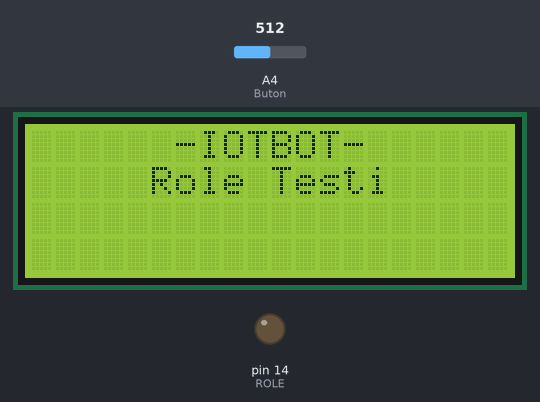
Bench run of a sketch on a simulated Arduino Uno, built with avr-gcc and run on an emulated ATmega328P. Shown: 20×4 character LCD, output pins drawn as LEDs (lit = HIGH). The test bench sets the inputs (shaded band); at power-on: A4 (Buton) = 512. What the sketch prints to the serial monitor is not drawn.

Above: at 3.2 s.
At 5.3 s:
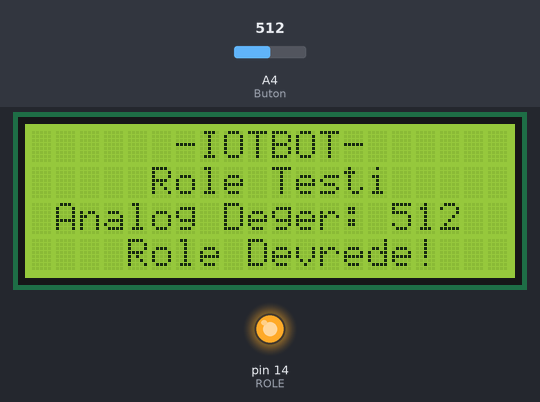
5.4 s: A4 (Buton) set to 488
At 6.2 s:
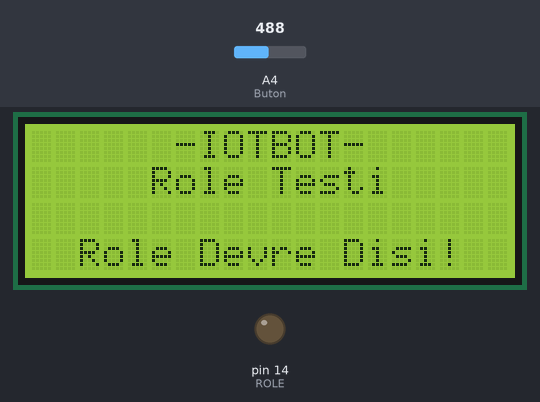
8.4 s: A4 (Buton) set to 510
At 8.9 s:
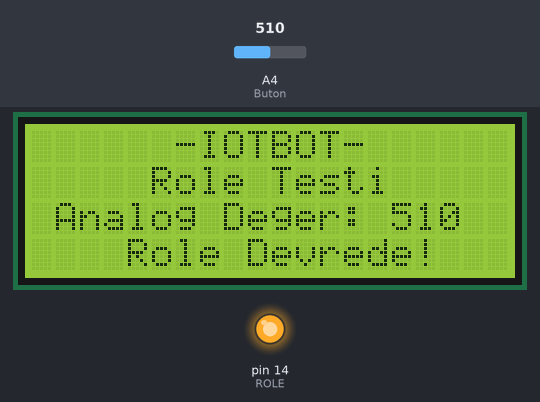
9.9 s: A4 (Buton) set to 716
At 11.2 s:
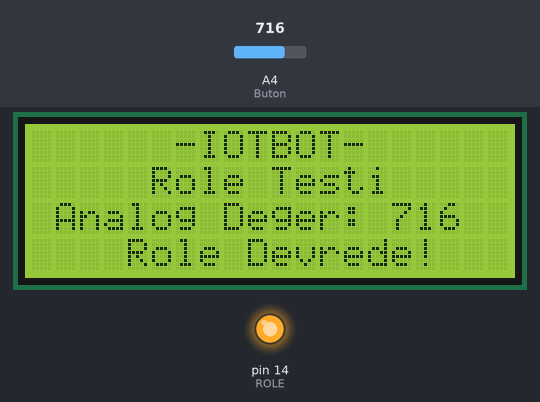
Timing chart, 0 to 12.9 s (numbered marks = the images above; inputs shaded):
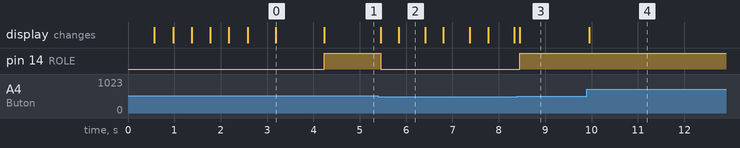

Measured:
- the behaviour switches between 501 and 500 on A4 (Buton) (found by bisection; images 1 and 2)
- after the input at 5.4 s, pin 14 (ROLE): HIGH → LOW after 0.05 s; the display: first changes after 0.05 s (image 2 shows a later state)
- after the input at 8.4 s, pin 14 (ROLE): LOW → HIGH after 0.05 s; the display: changes after 0.05 s (image 3)
- after the input at 9.9 s, the display: changes after 0.05 s (image 4)
- what the display in image 0 shows lasts 1.0 s, from 3.2 s to 4.2 s
- what the display in image 2 shows lasts 0.6 s, from 5.8 s to 6.4 s

The sketch:

IoT_BOT_Role.ino
```cpp
/*
                                       ///////////////////////////////////////////////////////
                                       /////////   IoT BOT Test Yazılımları Serisi   /////////
                                       ///////////////////////////////////////////////////////
                                                  RÖLE (Kontrol Edilebilir Anahtar)
*/

//---------------------------------------                HADİ KODLAYALIM...           ------------------------------------------------------

//---------------------------------------   // İLK TANIMLAMALAR VE KÜTÜPHANE EKLEME   ------------------------------------------------------

int ROLE = 14;                                        // Röle'nin bağlı olduğu pini 14. pin olarak tanımladık.
int Buton  = 04;                                      // B1 ve B2 butonlarının bağlı olduğu pini tanımladık. (Analog - Pull DOWN)
int ButonDurum;                                       // 1. Butondan okunan değerleri integer(tam sayı) değer atadık.

int i = 0;                                            // Gidip gelen yazının animasyonu için oluşturulan değişken.

#include <Wire.h>                                     // I2C iletişim protokolünü kullanabilmek için gerekli kütüphaneyi ekliyoruz.
#include <LiquidCrystal_I2C.h>                        // LCD ekran için gerekli olan kütüphaneyi ekliyoruz.
LiquidCrystal_I2C lcd(0x27, 20, 4);                   // LCD ekranımızın özelliklerini giriyoruz.

//---------------------------------------   // SADECE İLK AÇILIŞTA BİR KERE ÇALIŞACAK KISIM   ---------------------------------------------

void setup()
{
  Serial.begin(115200);                               // Seri haberleşmeyi "115200" bandında başlattık.
  lcd.init();                                         // LCD ekranı başlatma komutu gönderiyoruz.
  lcd.backlight();                                    // LCD ekranın arka plan aydınlatma ışığını açıyoruz.

  giris_animasyon();

  Serial.println("     IoT BOT    ");                 // Seri ekrana bilgilendirme mesajı gönderdik.
  Serial.println("Röle Testi...");

  pinMode(ROLE,  OUTPUT);                             // Röle'yi sonuç verdiği için çıkış olarak belirledik.
  pinMode(Buton,  INPUT);                             // Buton1'i veri aldığı için giriş olarak belirledik.
}

//---------------------------------------   // SÜREKLİ ÇALIŞACAK DÖNGÜ İÇİNDEKİ KISIM   ---------------------------------------------------

void loop()
{
  ButonDurum = analogRead(Buton);                     // Butondan sürekli analog olarak değer okuma komutu veriyoruz.

  while (ButonDurum > 500)                              // Bu butonumuz PULL-DOWN olduğu için bastığımızda ARTI sinyali verir.
    // Fakat analog değer okuduğumuz için, arada bulunan dirençlerden dolayı
    // göreceğimiz sonuçlar analog sonuçlar olur.
  {
    Serial.print("Okunan Değer: ");                   // Seri ekrana bilgilendirme mesajı gönderdik.
    Serial.println(ButonDurum);                       // Okuduğumuz değeri seri ekrana bilgilendirme mesajı olarak gönderdik.

    lcd.setCursor(1, 2);                              // İmleci, yazmak istediğimiz koordinata yönlendiriyoruz.
    lcd.print("Analog Deger: ");                      // Ekranda yazmasını istediğimiz yazıları yolluyoruz.
    lcd.print(ButonDurum);                            // Ekranda yazmasını istediğimiz yazıları yolluyoruz.


    Serial.println("Röle Devrede!");          // Seri ekrana bilgilendirme mesajı gönderdik.
    lcd.setCursor(0, 3);                            // İmleci, yazmak istediğimiz koordinata yönlendiriyoruz.
    lcd.print("    Role Devrede!   ");                     // Ekranda yazmasını istediğimiz yazıları yolluyoruz.

    digitalWrite(ROLE, HIGH);

    ButonDurum = analogRead(Buton);                   // Butondan sürekli analog olarak değer okuma komutu veriyoruz.
  }

    Serial.println("Röle Devre Dışı!");       // Seri ekrana bilgilendirme mesajı gönderdik.
    lcd.setCursor(2, 3);                            // İmleci, yazmak istediğimiz koordinata yönlendiriyoruz.
    lcd.print("Role Devre Disi!");                     // Ekranda yazmasını istediğimiz yazıları yolluyoruz.

    yan_son_yazi();
    digitalWrite(ROLE, LOW);
}
void giris_animasyon()                                // Giriş animasyonunu hazırlıyoruz.
{
  lcd.clear();
  delay(500);
  lcd.setCursor(7, 0);
  lcd.print("I");
  delay(400);
  lcd.setCursor(8, 0);
  lcd.print("O");
  delay(400);
  lcd.setCursor(9, 0);
  lcd.print("T");
  delay(400);
  lcd.setCursor(10, 0);
  lcd.print("B");
  delay(400);
  lcd.setCursor(11, 0);
  lcd.print("O");
  delay(400);
  lcd.setCursor(12, 0);
  lcd.print("T");
  delay(600);

  lcd.setCursor(6, 0);
  lcd.print("-");
  lcd.setCursor(13, 0);
  lcd.print("-");

  lcd.setCursor(5, 1);
  lcd.print("Role Testi");
  delay(1000);
}

void yan_son_yazi()                                     // Yanıp sönen bilgilendirme mesajını hazırlıyoruz.
{
  i = i + 1;
  if (i < 15)
  {
    lcd.setCursor(4, 2);                                // İmleci, yazmak istediğimiz koordinata yönlendiriyoruz.
    lcd.print("Tusa Basiniz");                    // Ekranda yazmasını istediğimiz yazıları yolluyoruz.
  }
  if (i >= 15)
  {
    lcd.setCursor(1, 2);                                // İmleci, yazmak istediğimiz koordinata yönlendiriyoruz.
    lcd.print("                     ");                 // Ekranda yazmasını istediğimiz yazıları yolluyoruz.
  }
  if (i == 30)
  {
    i = 0;
  }
}
```
